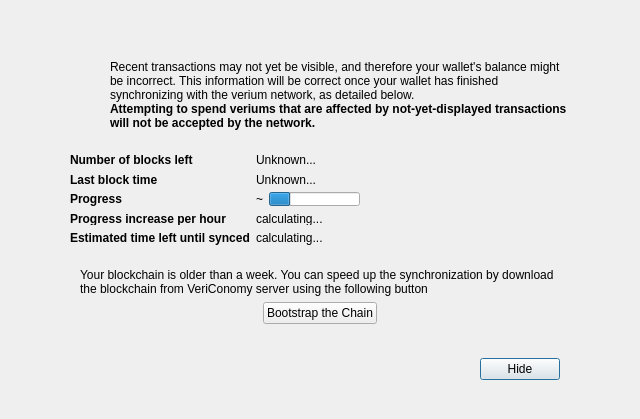
<?xml version="1.0" encoding="UTF-8"?>
<ui version="4.0">
 <class>ModalOverlay</class>
 <widget class="ModalOverlay" name="ModalOverlay">
  <property name="geometry">
   <rect>
    <x>0</x>
    <y>0</y>
    <width>640</width>
    <height>419</height>
   </rect>
  </property>
  <property name="windowTitle">
   <string>Form</string>
  </property>
  <layout class="QVBoxLayout" name="verticalLayout" stretch="0">
   <property name="sizeConstraint">
    <enum>QLayout::SetDefaultConstraint</enum>
   </property>
   <property name="leftMargin">
    <number>0</number>
   </property>
   <property name="topMargin">
    <number>0</number>
   </property>
   <property name="rightMargin">
    <number>0</number>
   </property>
   <property name="bottomMargin">
    <number>0</number>
   </property>
   <item>
    <widget class="QWidget" name="bgWidget" native="true">
     <layout class="QVBoxLayout" name="verticalLayoutMain" stretch="1">
      <property name="leftMargin">
       <number>60</number>
      </property>
      <property name="topMargin">
       <number>30</number>
      </property>
      <property name="rightMargin">
       <number>60</number>
      </property>
      <property name="bottomMargin">
       <number>30</number>
      </property>
      <item>
       <widget class="QWidget" name="contentWidget" native="true">
        <layout class="QVBoxLayout" name="verticalLayoutSub" stretch="1,0,0,0,0">
         <property name="spacing">
          <number>0</number>
         </property>
         <property name="leftMargin">
          <number>10</number>
         </property>
         <property name="topMargin">
          <number>10</number>
         </property>
         <property name="rightMargin">
          <number>10</number>
         </property>
         <property name="bottomMargin">
          <number>10</number>
         </property>
         <item>
          <layout class="QHBoxLayout" name="horizontalLayoutIconText" stretch="0,1">
           <property name="topMargin">
            <number>20</number>
           </property>
           <item>
            <layout class="QVBoxLayout" name="verticalLayoutIcon">
             <property name="leftMargin">
              <number>0</number>
             </property>
             <item>
              <widget class="QPushButton" name="warningIcon">
               <property name="enabled">
                <bool>false</bool>
               </property>
               <property name="text">
                <string/>
               </property>
               <property name="icon">
                <iconset resource="../bitcoin.qrc">
                 <normaloff>:/icons/warning</normaloff>
                 <disabledoff>:/icons/warning</disabledoff>:/icons/warning</iconset>
               </property>
               <property name="iconSize">
                <size>
                 <width>48</width>
                 <height>48</height>
                </size>
               </property>
               <property name="flat">
                <bool>true</bool>
               </property>
              </widget>
             </item>
             <item>
              <spacer name="verticalSpacerWarningIcon">
               <property name="orientation">
                <enum>Qt::Vertical</enum>
               </property>
               <property name="sizeHint" stdset="0">
                <size>
                 <width>20</width>
                 <height>40</height>
                </size>
               </property>
              </spacer>
             </item>
            </layout>
           </item>
           <item>
            <layout class="QVBoxLayout" name="verticalLayoutInfoText">
             <property name="leftMargin">
              <number>0</number>
             </property>
             <property name="topMargin">
              <number>0</number>
             </property>
             <item>
              <widget class="QLabel" name="infoText">
               <property name="text">
                <string>Recent transactions may not yet be visible, and therefore your wallet's balance might be incorrect. This information will be correct once your wallet has finished synchronizing with the verium network, as detailed below.</string>
               </property>
               <property name="textFormat">
                <enum>Qt::RichText</enum>
               </property>
               <property name="wordWrap">
                <bool>true</bool>
               </property>
              </widget>
             </item>
             <item>
              <widget class="QLabel" name="infoTextStrong">
               <property name="font">
                <font>
                 <weight>75</weight>
                 <bold>true</bold>
                </font>
               </property>
               <property name="text">
                <string>Attempting to spend veriums that are affected by not-yet-displayed transactions will not be accepted by the network.</string>
               </property>
               <property name="textFormat">
                <enum>Qt::RichText</enum>
               </property>
               <property name="wordWrap">
                <bool>true</bool>
               </property>
              </widget>
             </item>
             <item>
              <spacer name="verticalSpacerInTextSpace">
               <property name="orientation">
                <enum>Qt::Vertical</enum>
               </property>
               <property name="sizeHint" stdset="0">
                <size>
                 <width>20</width>
                 <height>40</height>
                </size>
               </property>
              </spacer>
             </item>
            </layout>
           </item>
          </layout>
         </item>
         <item>
          <spacer name="verticalSpacerAfterText">
           <property name="orientation">
            <enum>Qt::Vertical</enum>
           </property>
           <property name="sizeHint" stdset="0">
            <size>
             <width>20</width>
             <height>40</height>
            </size>
           </property>
          </spacer>
         </item>
         <item>
          <layout class="QFormLayout" name="formLayout">
           <property name="fieldGrowthPolicy">
            <enum>QFormLayout::FieldsStayAtSizeHint</enum>
           </property>
           <property name="horizontalSpacing">
            <number>6</number>
           </property>
           <property name="verticalSpacing">
            <number>6</number>
           </property>
           <property name="topMargin">
            <number>10</number>
           </property>
           <item row="0" column="0">
            <widget class="QLabel" name="labelNumberOfBlocksLeft">
             <property name="font">
              <font>
               <weight>75</weight>
               <bold>true</bold>
              </font>
             </property>
             <property name="text">
              <string>Number of blocks left</string>
             </property>
            </widget>
           </item>
           <item row="0" column="1">
            <widget class="QLabel" name="numberOfBlocksLeft">
             <property name="text">
              <string>Unknown...</string>
             </property>
            </widget>
           </item>
           <item row="1" column="0">
            <widget class="QLabel" name="labelLastBlockTime">
             <property name="font">
              <font>
               <weight>75</weight>
               <bold>true</bold>
              </font>
             </property>
             <property name="text">
              <string>Last block time</string>
             </property>
            </widget>
           </item>
           <item row="1" column="1">
            <widget class="QLabel" name="newestBlockDate">
             <property name="sizePolicy">
              <sizepolicy hsizetype="Maximum" vsizetype="Preferred">
               <horstretch>0</horstretch>
               <verstretch>0</verstretch>
              </sizepolicy>
             </property>
             <property name="text">
              <string>Unknown...</string>
             </property>
            </widget>
           </item>
           <item row="2" column="0">
            <widget class="QLabel" name="labelSyncDone">
             <property name="font">
              <font>
               <weight>75</weight>
               <bold>true</bold>
              </font>
             </property>
             <property name="text">
              <string>Progress</string>
             </property>
            </widget>
           </item>
           <item row="2" column="1">
            <layout class="QHBoxLayout" name="horizontalLayoutSync" stretch="0,1">
             <item>
              <widget class="QLabel" name="percentageProgress">
               <property name="text">
                <string notr="true">~</string>
               </property>
              </widget>
             </item>
             <item>
              <widget class="QProgressBar" name="progressBar">
               <property name="value">
                <number>24</number>
               </property>
               <property name="format">
                <string/>
               </property>
              </widget>
             </item>
            </layout>
           </item>
           <item row="4" column="0">
            <widget class="QLabel" name="labelProgressIncrease">
             <property name="font">
              <font>
               <weight>75</weight>
               <bold>true</bold>
              </font>
             </property>
             <property name="text">
              <string>Progress increase per hour</string>
             </property>
            </widget>
           </item>
           <item row="4" column="1">
            <widget class="QLabel" name="progressIncreasePerH">
             <property name="text">
              <string>calculating...</string>
             </property>
            </widget>
           </item>
           <item row="5" column="0">
            <widget class="QLabel" name="labelEstimatedTimeLeft">
             <property name="font">
              <font>
               <weight>75</weight>
               <bold>true</bold>
              </font>
             </property>
             <property name="text">
              <string>Estimated time left until synced</string>
             </property>
            </widget>
           </item>
           <item row="5" column="1">
            <widget class="QLabel" name="expectedTimeLeft">
             <property name="text">
              <string>calculating...</string>
             </property>
            </widget>
           </item>
          </layout>
         </item>
         <item>
          <layout class="QHBoxLayout" name="horizontalLayoutButtons">
           <property name="spacing">
            <number>0</number>
           </property>
           <property name="leftMargin">
            <number>0</number>
           </property>
           <property name="topMargin">
            <number>0</number>
           </property>
           <property name="rightMargin">
            <number>0</number>
           </property>
           <item>
            <widget class="QWidget" name="bootstrapModal" native="true">
             <property name="enabled">
              <bool>true</bool>
             </property>
             <layout class="QVBoxLayout" name="verticalLayout_3">
              <property name="leftMargin">
               <number>10</number>
              </property>
              <property name="topMargin">
               <number>10</number>
              </property>
              <property name="rightMargin">
               <number>10</number>
              </property>
              <property name="bottomMargin">
               <number>10</number>
              </property>
              <item>
               <spacer name="verticalSpacer">
                <property name="orientation">
                 <enum>Qt::Vertical</enum>
                </property>
                <property name="sizeHint" stdset="0">
                 <size>
                  <width>20</width>
                  <height>40</height>
                 </size>
                </property>
               </spacer>
              </item>
              <item>
               <widget class="QLabel" name="label">
                <property name="text">
                 <string>Your blockchain is older than a week. You can speed up the synchronization by download the blockchain from VeriConomy server using the following button</string>
                </property>
                <property name="scaledContents">
                 <bool>true</bool>
                </property>
                <property name="wordWrap">
                 <bool>true</bool>
                </property>
               </widget>
              </item>
              <item>
               <layout class="QHBoxLayout" name="horizontalLayout_3">
                <item>
                 <spacer name="horizontalSpacer">
                  <property name="orientation">
                   <enum>Qt::Horizontal</enum>
                  </property>
                  <property name="sizeHint" stdset="0">
                   <size>
                    <width>40</width>
                    <height>20</height>
                   </size>
                  </property>
                 </spacer>
                </item>
                <item>
                 <widget class="QPushButton" name="bootstrapButton">
                  <property name="enabled">
                   <bool>true</bool>
                  </property>
                  <property name="text">
                   <string>Bootstrap the Chain</string>
                  </property>
                 </widget>
                </item>
                <item>
                 <spacer name="horizontalSpacer_3">
                  <property name="orientation">
                   <enum>Qt::Horizontal</enum>
                  </property>
                  <property name="sizeHint" stdset="0">
                   <size>
                    <width>40</width>
                    <height>20</height>
                   </size>
                  </property>
                 </spacer>
                </item>
               </layout>
              </item>
              <item>
               <spacer name="verticalSpacer_2">
                <property name="orientation">
                 <enum>Qt::Vertical</enum>
                </property>
                <property name="sizeHint" stdset="0">
                 <size>
                  <width>20</width>
                  <height>40</height>
                 </size>
                </property>
               </spacer>
              </item>
             </layout>
            </widget>
           </item>
          </layout>
         </item>
         <item>
          <layout class="QHBoxLayout" name="horizontalLayout">
           <property name="leftMargin">
            <number>10</number>
           </property>
           <property name="topMargin">
            <number>10</number>
           </property>
           <property name="rightMargin">
            <number>10</number>
           </property>
           <item>
            <spacer name="horizontalSpacer_2">
             <property name="orientation">
              <enum>Qt::Horizontal</enum>
             </property>
             <property name="sizeHint" stdset="0">
              <size>
               <width>40</width>
               <height>20</height>
              </size>
             </property>
            </spacer>
           </item>
           <item>
            <widget class="QPushButton" name="closeButton">
             <property name="focusPolicy">
              <enum>Qt::StrongFocus</enum>
             </property>
             <property name="text">
              <string>Hide</string>
             </property>
             <property name="default">
              <bool>true</bool>
             </property>
            </widget>
           </item>
          </layout>
         </item>
        </layout>
       </widget>
      </item>
     </layout>
    </widget>
   </item>
  </layout>
 </widget>
 <customwidgets>
  <customwidget>
   <class>ModalOverlay</class>
   <extends>QWidget</extends>
   <header>qt/modaloverlay.h</header>
   <container>1</container>
  </customwidget>
 </customwidgets>
 <resources>
  <include location="../bitcoin.qrc"/>
 </resources>
 <connections/>
</ui>
